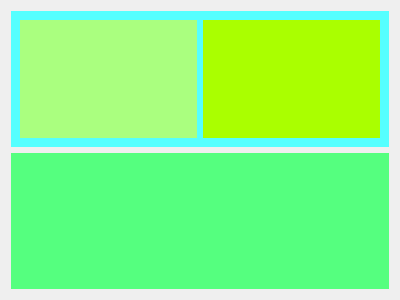
<?xml version="1.0" encoding="UTF-8"?>
<ui version="4.0">
 <class>Form</class>
 <widget class="QWidget" name="Form">
  <property name="geometry">
   <rect>
    <x>0</x>
    <y>0</y>
    <width>400</width>
    <height>300</height>
   </rect>
  </property>
  <property name="windowTitle">
   <string>Form</string>
  </property>
  <layout class="QVBoxLayout" name="verticalLayout">
   <item>
    <widget class="QWidget" name="widget" native="true">
     <property name="styleSheet">
      <string notr="true">background-color: rgb(85, 255, 255);</string>
     </property>
     <layout class="QHBoxLayout" name="horizontalLayout">
      <item>
       <widget class="QLabel" name="sheet_name_label">
        <property name="styleSheet">
         <string notr="true">background-color: rgb(170, 255, 127);</string>
        </property>
        <property name="text">
         <string/>
        </property>
       </widget>
      </item>
      <item>
       <widget class="QLabel" name="sheet_name_err_label">
        <property name="styleSheet">
         <string notr="true">background-color: rgb(170, 255, 0);</string>
        </property>
        <property name="text">
         <string/>
        </property>
       </widget>
      </item>
     </layout>
    </widget>
   </item>
   <item>
    <widget class="QWidget" name="row_err_widget" native="true">
     <property name="styleSheet">
      <string notr="true">background-color: rgb(85, 255, 127);</string>
     </property>
    </widget>
   </item>
  </layout>
 </widget>
 <resources/>
 <connections/>
</ui>
